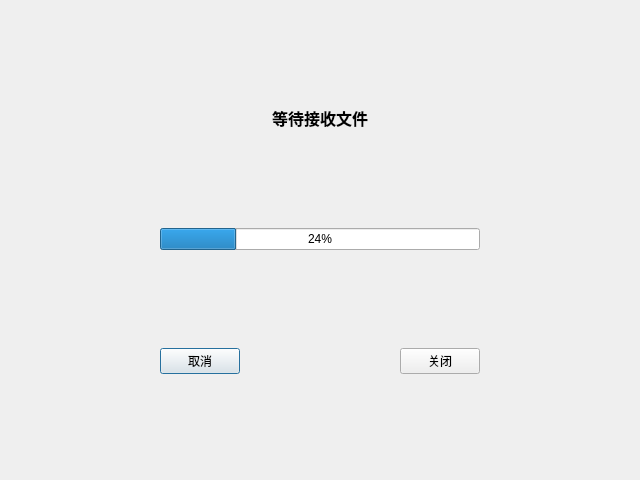
<?xml version="1.0" encoding="UTF-8"?>
<ui version="4.0">
 <class>TcpClient</class>
 <widget class="QDialog" name="TcpClient">
  <property name="geometry">
   <rect>
    <x>0</x>
    <y>0</y>
    <width>640</width>
    <height>480</height>
   </rect>
  </property>
  <property name="windowTitle">
   <string>Dialog</string>
  </property>
  <layout class="QGridLayout" name="gridLayout">
   <item row="0" column="2">
    <spacer name="verticalSpacer">
     <property name="orientation">
      <enum>Qt::Vertical</enum>
     </property>
     <property name="sizeHint" stdset="0">
      <size>
       <width>20</width>
       <height>95</height>
      </size>
     </property>
    </spacer>
   </item>
   <item row="5" column="1">
    <widget class="QPushButton" name="clientCanclePushButton">
     <property name="text">
      <string>取消</string>
     </property>
    </widget>
   </item>
   <item row="1" column="1" colspan="3">
    <widget class="QLabel" name="label">
     <property name="font">
      <font>
       <pointsize>12</pointsize>
       <weight>75</weight>
       <bold>true</bold>
      </font>
     </property>
     <property name="text">
      <string>等待接收文件</string>
     </property>
     <property name="alignment">
      <set>Qt::AlignCenter</set>
     </property>
    </widget>
   </item>
   <item row="4" column="2">
    <spacer name="verticalSpacer_3">
     <property name="orientation">
      <enum>Qt::Vertical</enum>
     </property>
     <property name="sizeHint" stdset="0">
      <size>
       <width>20</width>
       <height>40</height>
      </size>
     </property>
    </spacer>
   </item>
   <item row="3" column="1" colspan="3">
    <widget class="QProgressBar" name="clientProgressBar">
     <property name="value">
      <number>24</number>
     </property>
    </widget>
   </item>
   <item row="6" column="2">
    <spacer name="verticalSpacer_2">
     <property name="orientation">
      <enum>Qt::Vertical</enum>
     </property>
     <property name="sizeHint" stdset="0">
      <size>
       <width>20</width>
       <height>95</height>
      </size>
     </property>
    </spacer>
   </item>
   <item row="5" column="2">
    <spacer name="horizontalSpacer_2">
     <property name="orientation">
      <enum>Qt::Horizontal</enum>
     </property>
     <property name="sizeHint" stdset="0">
      <size>
       <width>147</width>
       <height>20</height>
      </size>
     </property>
    </spacer>
   </item>
   <item row="5" column="3">
    <widget class="QPushButton" name="clientClosePushButton">
     <property name="text">
      <string>关闭</string>
     </property>
    </widget>
   </item>
   <item row="5" column="0">
    <spacer name="horizontalSpacer">
     <property name="orientation">
      <enum>Qt::Horizontal</enum>
     </property>
     <property name="sizeHint" stdset="0">
      <size>
       <width>148</width>
       <height>20</height>
      </size>
     </property>
    </spacer>
   </item>
   <item row="5" column="4">
    <spacer name="horizontalSpacer_3">
     <property name="orientation">
      <enum>Qt::Horizontal</enum>
     </property>
     <property name="sizeHint" stdset="0">
      <size>
       <width>148</width>
       <height>20</height>
      </size>
     </property>
    </spacer>
   </item>
   <item row="2" column="2">
    <spacer name="verticalSpacer_4">
     <property name="orientation">
      <enum>Qt::Vertical</enum>
     </property>
     <property name="sizeHint" stdset="0">
      <size>
       <width>20</width>
       <height>40</height>
      </size>
     </property>
    </spacer>
   </item>
  </layout>
 </widget>
 <resources/>
 <connections/>
</ui>
